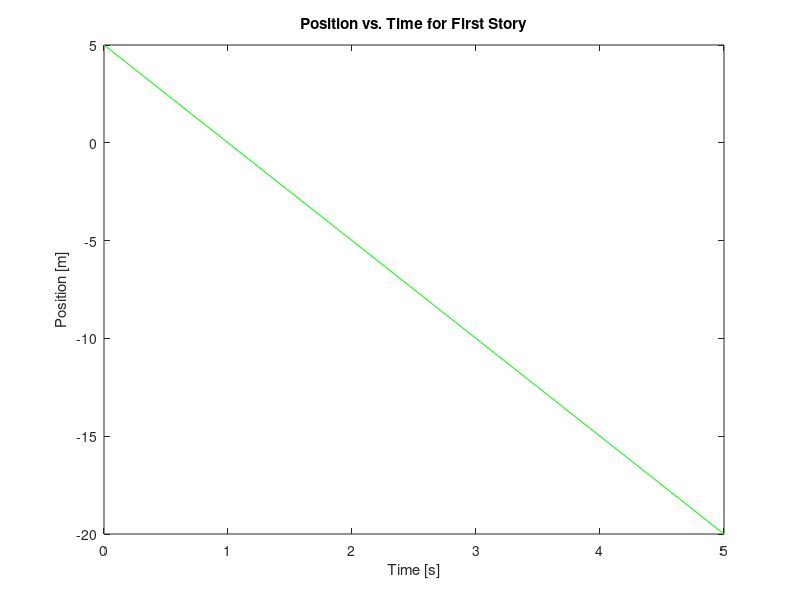
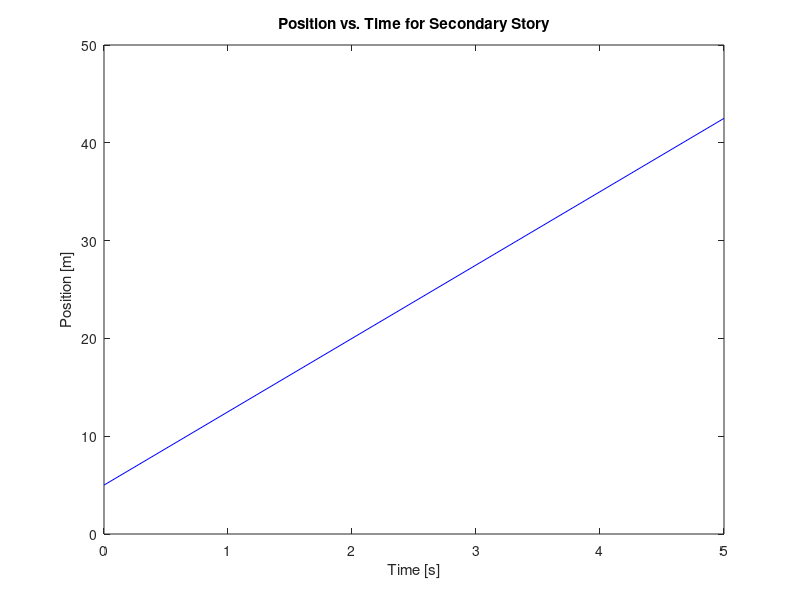
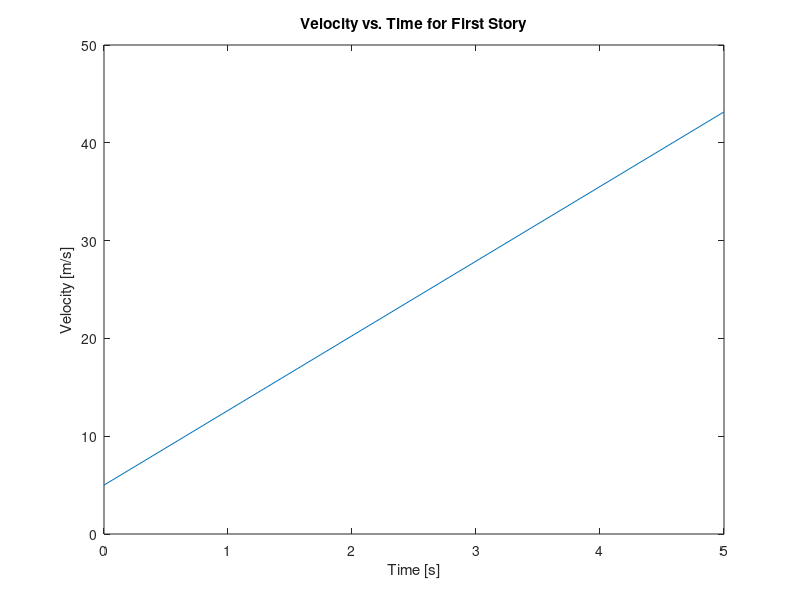
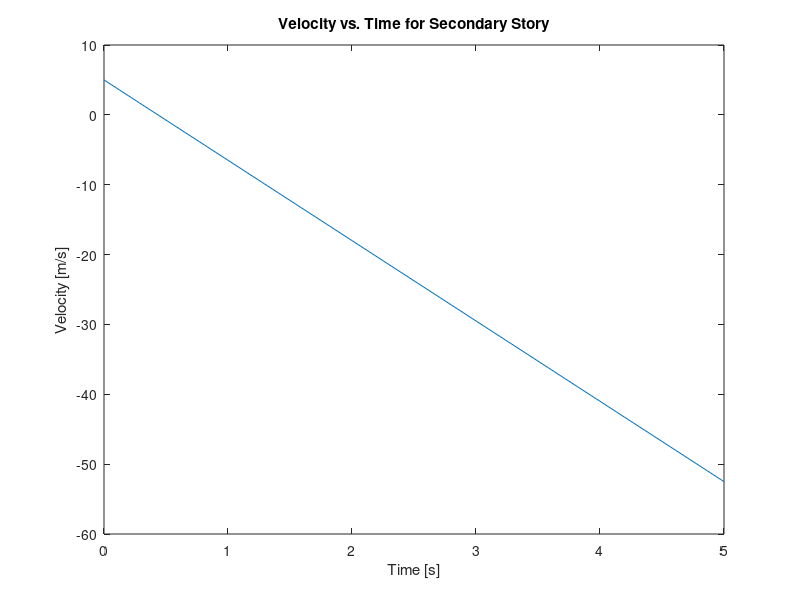

Write MATLAB code to recreate these figures, in order. (Note: this script raises an error after producing the figures.)
clear;
clc;
%Set run time 
time_step=input('Please input the time step:  ');
run_time=input('Please input the run time:  ');

%Set Variables
Decision=input('Please choose the scenario. \n 1 for Earthquake \n 2 for Tsunami \n 3 for Custom \n :  ');

if Decision==1
    m1=.75; %kg
    m2=.75; %kg
    k1=134.432164; %N/m
    k2=134.432164; %N/m
    b1=0.190704; %Nms
    b2=0.190704; %Nms
    F1=0; %N
    F2=0; %N
    x1(1)=0; %m
    x2(1)=0; %m
    v1(1)=0; %m/s
    v2(1)=0; %m/s
    y0=.025; %m
    w=2*pi; %rad/s

elseif Decision==2
    m1=.75; %kg
    m2=.75; %kg
    k1=134.432164; %N/m
    k2=134.432164; %N/m
    b1=0.190704; %Nms
    b2=0.190704; %Nms
    F1=0; %N
    F2=0; %N
    x1(1)=0; %m
    x2(1)=0; %m
    v1(1)=5/m1; %m/s
    v2(1)=0; %m/s
    y0=0; %Nullifies the earthquake function
    w=0;

else
    m1=input('Please input the mass of the first level:  ');
    m2=input('Please input the mass of the second level:  ');
    k1=input('Please input the spring constant of the first levels walls:  ');
    k2=input('Please input the spring constant of the second levels walls:  ');
    b1=input('Please input the damping constant of the first levels walls:  ');
    b2=input('Please input the damping constant of the second levels walls:  ');
    F1=input('Please input the force on the first level mass:  ');
    F2=input('Please input the force on the second level mass:  ');
    x1(1)=input('Please input the initial position of the first mass:  ');
    x2(1)=input('Please input the initial position of the second mass:  ');
    v1(1)=input('Please input the initial velocity of the first mass:  ');
    v2(1)=input('Please input the initial velocity of the second mass:  ');
    y0=input('Please input the amplitude of the earthquake function (0 for none): ');
    w=input('Please input the angular frequency of the earthquake funtion (0 for none): ');

end
t(1)=0;
y(1)=y0*cos(w*t(1));
ydot(1)=-y0*w*sin(w*t(1));
%Set up matrices
C=[x1(1);v1(1);x2(1);v2(1)];
A=[0,1,0,0;((-k1-k2)/m1),((-b1-b2)/m1),k2/m1,b2/m1;0,0,0,1;(k2/m2),(b2/m2),(-k2/m2),(-b2/m2)];
B1=[0;1/m1;0;0];
B2=[0;0;0;1/m2];
D=[0;k1/m1;0;0];
E=[0;b1/m1;0;0];
for i=2:((1/time_step)*run_time)+1
    t(i)=(i-1)*time_step;
    dt=t(i)-t(i-1);
    y(i)=y0*cos(w*t(i));
    ydot(i)=-y0*w*sin(w*t(i));
    PhiA=A*C+B1*F1+B2*F2+D*y(i-1)+E*ydot(i-1);
    R=C+PhiA*dt;
    PhiB=A*R+B1*F1+B2*F2+D*y(i)+E*ydot(i);
    C=C+(0.5*PhiA+0.5*PhiB)*dt;
    x1(i)=C(1);
    x2(i)=C(3);
    v1(i)=C(2);
    v2(i)=C(4);
end
plot(t,x1,'g')
title('Position vs. Time for First Story')
xlabel('Time [s]')
ylabel('Position [m]')
figure(2)
plot(t,x2,'b')
title('Position vs. Time for Secondary Story')
xlabel('Time [s]')
ylabel('Position [m]')
figure(3)
plot(t,v1)
title('Velocity vs. Time for First Story')
xlabel('Time [s]')
ylabel('Velocity [m/s]')
figure(4)
plot(t,v2)
title('Velocity vs. Time for Secondary Story')
xlabel('Time [s]')
ylabel('Velocity [m/s]')

ti=0;
dt=time_step;
tf=run_time;
tlsim=ti:dt:tf;

clear i
for i=1:length(tlsim)
    E(i)=-2.23*10^-4*sin(2*pi*tlsim(i))+0.025*cos(2*pi*tlsim(i)); %relative force imposed by earthquake
end

A=[0 1; -k1/(m1+m2) -b1/(m1+m2)];
B=[0; k1/(m1+m2)];
C=[1 0];
D=[0];
IC=[0;0];

hold off
[y,xlsim]=lsim(A,B,C,D,E,tlsim,IC);
figure
plot(tlsim, xlsim(:,1))
hold on
plot(t,x1,'-.')
title('Position over Time "lsim" and Numerical Results  (Time Step=0.0001s) ')
xlabel('Time [s]')
ylabel('Position [m]')
legend('lsim','Numerical')
hold off
figure
plot(tlsim, xlsim(:,2))
hold on
plot(t,v1, '-.')
title('Velocity over Time "lsim" and Numerical Results (Time Step=0.0001s) ')
xlabel('Time [s]')
ylabel('Velocity [m/s]')
legend('lsim','Numerical')
%Error calculations

clear i
for i=1:lenght(x1)
    xdiff(i)=x1(i)-xlsim(i,1);
    vdiff(i)=v1(i)-xlsim(i,2);
end

hold off
figure
plot(tlsim, xdiff)
hold on
title('Error in position over Time "lsim" and Numerical Results  (Time Step=0.0001s) ')
xlabel('Time [s]')
ylabel('Error in position [m]')
hold off
figure
plot(tlsim, vdiff)
hold on
title('Error in Velocity over Time "lsim" and Numerical Results (Time Step=0.0001s) ')
xlabel('Time [s]')
ylabel('Velocity [m/s]')
legend('lsim','Numerical')